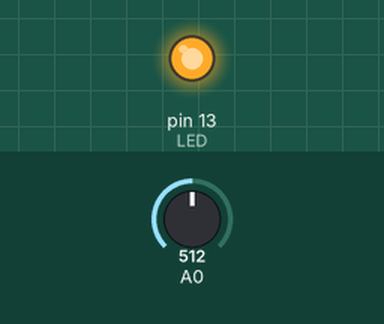
Simulated run of this sketch. Board: Arduino Uno, built with avr-gcc and run on an emulated ATmega328P. Shown: output pins drawn as LEDs (lit = HIGH). The inputs (shaded band) are chosen by the test bench; at power-on: A0 = 512. What the sketch prints to the serial monitor is not drawn.

Above: at 0.2 s.
At 6.7 s:
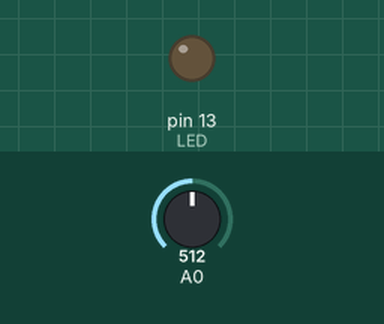
Timing chart, 0 to 10.4 s (numbered marks = the images above):
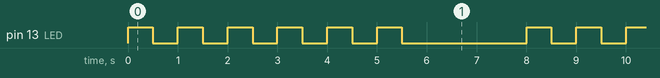

Measured:
- by itself, pin 13 (LED): repeats every 8.0 s: 5 × (LOW 0.50 s, HIGH 0.50 s), LOW 2.5 s, HIGH 0.50 s
- by itself, everything shown: repeats every 8.0 s, in 12 steps

The sketch:

thermometer.ino
```cpp
#define LED 13

int blinks = 0;

void setup() {
	Serial.begin(9600);
	pinMode(LED, OUTPUT);
}

int checkTemp() {
	float voltage = 0;
	float celsius = 0;
	float hotTemp = 26;
	float coldTemp = 20;
	float sensor = 0;
	int result;

	sensor = analogRead(0);
	voltage = (sensor*5000)/1024;
	//voltage = voltage-500;
	celsius = voltage/10;
	Serial.println(sensor);
	Serial.println(celsius);

	if (celsius < coldTemp) {
		result = 2;
	}
	else if (celsius >= coldTemp && celsius <= hotTemp) {
		result = 4;
	}
	else {
		result = 6;
	}
	return result;
}

void blinkLED(int cycles, int del) {
	for (int z = 0; z < cycles; z++){
		digitalWrite(LED, HIGH);
		delay(del);
		digitalWrite(LED, LOW);
		delay(del);
	}
}

void loop() {
	blinks = checkTemp();
	blinkLED(blinks, 500);
	delay(2000);
	//Serial.println(blinks);

}
```
